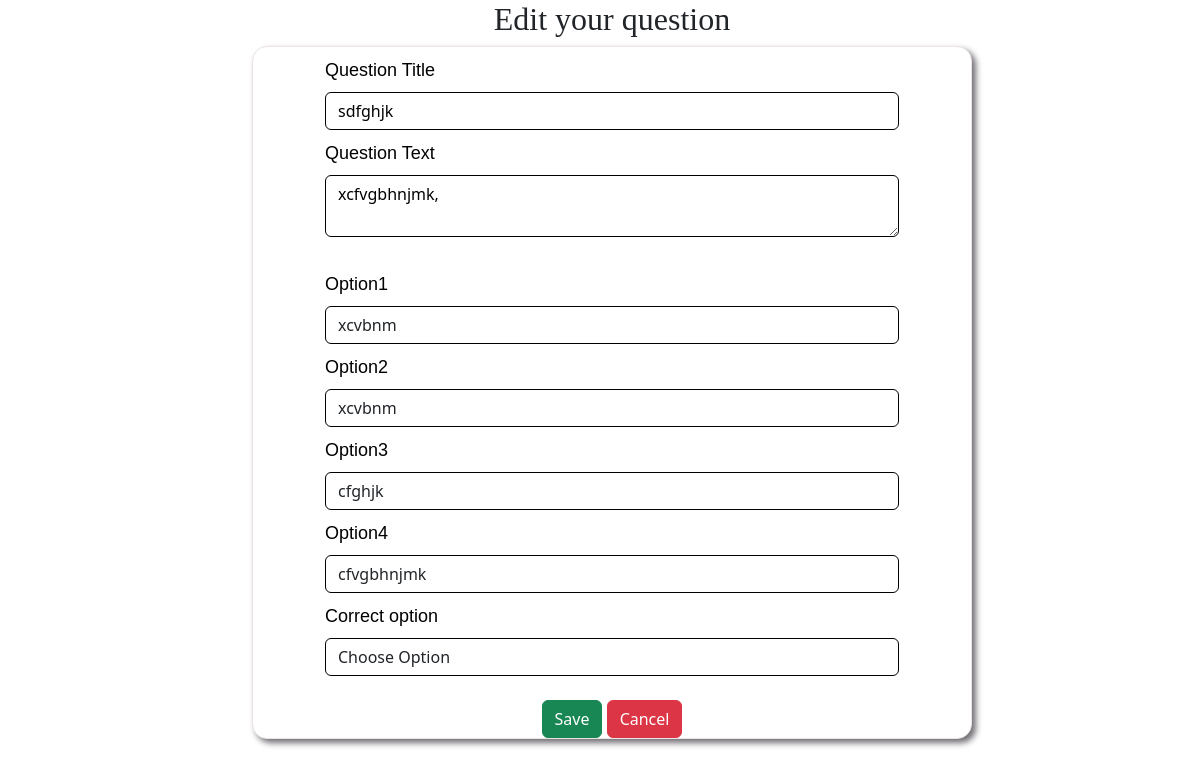
/question/edit/1, run on the app's committed database.
### models.py (models this page shows)
class Question(db.Model):
    id =db.Column(db.Integer, primary_key=True, autoincrement=True)
    quiz_id=db.Column(db.Integer, db.ForeignKey('quiz.id', name='FK_question_quiz_id'), nullable=False)
    question_title=db.Column(db.String(200), nullable=False)
    question_text=db.Column(db.String(200), nullable=False)
    option1=db.Column(db.String(100), nullable=False)
    option2=db.Column(db.String(100), nullable=False)
    option3=db.Column(db.String(100), nullable=False)
    option4=db.Column(db.String(100), nullable=False)
    correct_option=db.Column(db.Integer, nullable=False)

### routes.py (the view, shortened to what this page needs)
@app.route('/question/edit/<int:question_id>', methods=['GET', 'POST'])
def edit_question(question_id):
    question= Question.query.get_or_404(question_id)
    print(question.__dict__)
    return render_template('edit_question.html', question=question)

### templates/edit_question.html (shortened to what this page needs)
<!DOCTYPE html>
<html lang="en">
<head>
    <link rel="stylesheet" href="{{ url_for('static', filename= 'style_index.css') }}">
    <link href="https://cdn.jsdelivr.net/npm/bootstrap@5.3.2/dist/css/bootstrap.min.css" rel="stylesheet">
    <link rel="stylesheet" href="https://cdnjs.cloudflare.com/ajax/libs/aos/2.3.4/aos.css">
    <link rel="stylesheet" href="https://cdnjs.cloudflare.com/ajax/libs/font-awesome/6.7.2/css/all.min.css">
    <link href="https://cdn.jsdelivr.net/npm/bootstrap@5.3.3/dist/css/bootstrap.min.css" rel="stylesheet">
</head>
<body>
    <div class="add-main">
    <div class="logmor" style="position: relative ; width:60%; left:21%;">
        <h2 style="text-align: center; padding-top:0%; font-family:Georgia, 'Times New Roman', Times, serif">Edit your question</h2>
        <div class="q-form">
         <form method="post" class="log-form">
            <div>
                <label for="question_title" class="form-label"  style="color:rgb(0, 0, 0);text-shadow:none;">Question Title</label>
                <input type="text" name="question_title" id="question_title" class="form-control" value="{{ question.question_title }}" required style="border: 1px solid black; color:rgb(0, 0, 0);text-shadow:none;">
            </div>
            <div>
                <label for="question_text" class="form-label"  style="color:rgb(0, 0, 0);text-shadow:none;">Question Text</label>
                <textarea name="question_text" id="question_text" class="form-control" required style="border: 1px solid black; color:rgb(0, 0, 0);text-shadow:none;">{{ question.question_text }}</textarea>
            </div>
            <br>
            <div>
                <label for="option1" class="form-label"  style="color:rgb(0, 0, 0);text-shadow:none;">Option1</label>
                <input type="text" name="option1" id="option1" class="form-control" value="{{ question.option1 }}" style="border: 1px solid black;">
            </div>
            <div>
                <label for="option2" class="form-label"  style="color:rgb(0, 0, 0);text-shadow:none;">Option2</label>
                <input type="text" name="option2" id="option2" class="form-control" value="{{ question.option2 }}" style="border: 1px solid black;" >
            </div>
            <div>
                <label for="option3" class="form-label"  style="color:rgb(0, 0, 0);text-shadow:none;">Option3</label>
                <input type="text" name="option3" id="option3" class="form-control" value="{{ question.option3 }}" style="border: 1px solid black;">
            </div>
            <div>
                <label for="option4" class="form-label" style="color:rgb(0, 0, 0);text-shadow:none;">Option4</label>
                <input type="text" name="option4" id="option4" class="form-control" value="{{ question.option4 }}"style="border: 1px solid black;"  >
            </div>
            <div>
                <label for="correct_option" class="form-label"  style="color:rgb(0, 0, 0);text-shadow:none;">Correct option</label>
                <select name="correct_option" id="correct_option" class="form-control" required style="border: 1px solid black;">
                    <option value="" disabled selected>Choose Option</option>
                </select>
                </div>
                <br>
                <div class="edfoo" style="text-align: center;">
                <div style="display: inline-block;">
                    <button type="submit" class="btn btn-success">Save</button>
                </div>
                <div style="display: inline-block;">
                    <a href="{{ url_for('admin') }}" class="btn btn-danger">Cancel</a>
                </div>
                </div>
            </div>
    </div>
</div>
</body>
</html>

### static/style_index.css (style rules this page uses)
body,html { height: 100%; margin: 0%; padding: 0%; background: none !important; }
.form-label { color: rgb(255, 255, 255); font-family:Verdana, Geneva, Tahoma, sans-serif; padding-top: 10px; text-shadow: 1px 1px 2px black; font-size: large; }
.form-control { background-color: whitesmoke; }
.add-main { width: 100%; height: 80vh; margin: 0; padding: 0; }
.q-form { border: 1px solid rgb(236, 227, 227); width: 100%; padding-right: 10%; padding-left: 10%; border-radius: 15px; backdrop-filter: blur; background: #ffffff; box-shadow: 4px 4px 6px rgb(113, 110, 116); }

### data on the page
Question: question_title "sdfghjk", question_text "xcfvgbhnjmk,", option1 "xcvbnm", option2 "xcvbnm", option3 "cfghjk", option4 "cfvgbhnjmk"
